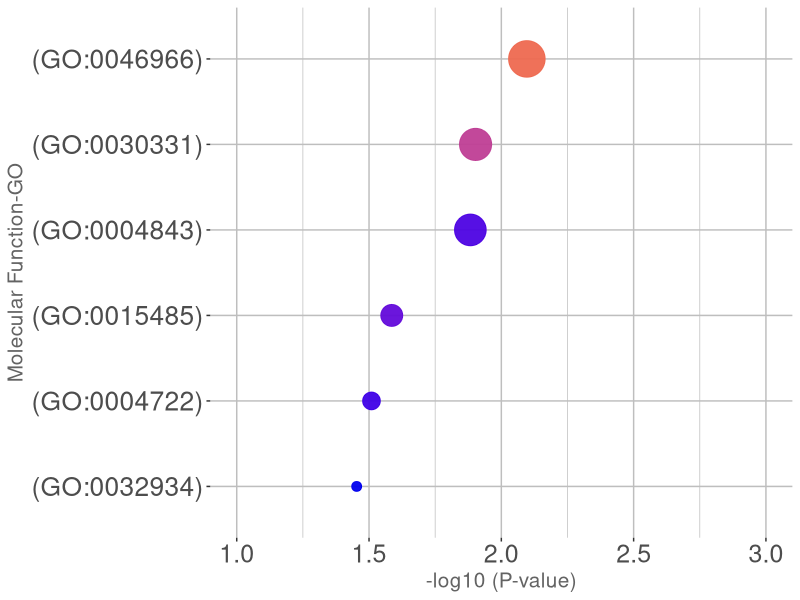

R code for this plot: (Note: this script raises an error after producing the figure.)
install.packages("dplyr")
install.packages("ggplot")
install.packages("ggrepel")

library(dplyr)
library(ggplot2)
library(ggrepel)

setwd("C:/Users/LBBM/Desktop/Bubleplot_protein")

####---MF----atv---------------------------------------------------

data <- read.delim2("MF_ATV_PROTEOMA.txt", sep = "\t", header = T, skip = 1)

data <- select(data, -Genes)

data <-data[order(data$P.value , decreasing = T),]
level_order = data$Term

data$P.value=as.numeric(as.character(data$P.value))

#data$Genes=as.numeric(as.character(data$Genes))

data$Combined.Score=as.numeric(as.character(data$Combined.Score))

str(data)

#pdf("Bubleplot_MFGO_ATV.pdf", width=8.5, height=4)

plot <- data %>%
  ggplot(aes(x=-log10(P.value), y=factor(Term, levels=level_order), 
         size=-log10(P.value), 
         color=Combined.Score)) +
  geom_point(alpha=0.95, show.legend = F)+
  scale_size(range = c(3, 12), name="-log10 (Combined.Score)")+
  scale_colour_gradient(low = "blue2", high = "coral2",name="Genes") +
  scale_fill_manual(values = c("#636363"))+
  theme(panel.grid = element_line(colour="gray"),
        axis.title = element_text(size = 15, colour = "#636363"), 
        axis.text.y = element_text(size = 19),
        axis.text.x = element_text(size = 18),
        legend.position="bottom",
        legend.text = element_text(size = 20),
        panel.background = element_blank()) +
        scale_x_continuous(limits = c(1, 3), breaks = seq(1, 3, by = 0.5)) +
  ylab("Molecular Function-GO") +
  xlab("-log10 (P-value)")

plot

dev.off()

?geom_label_repel

gene <- facet_wrap(data$Genes, scales = "free", strip.position = "right")

plot + geom_text_repel(aes(label = data$Genes), size = 6, min.segment.length = 0, 
                       seed = 42, box.padding = 0.5, max.overlaps = Inf,
                       arrow = arrow(length = unit(0.010, "npc")),
                       nudge_x = .15, nudge_y = .5, 
                       color = "black")

####-----MF----ros-----------------------------------------------------

data <- read.delim2("MF_ROS_PROTEOMA.txt", sep = "\t", header = T, skip = 1)

data <- select(data, -Genes)

data <-data[order(data$P.value , decreasing = T),]
level_order = data$Term

data$P.value=as.numeric(as.character(data$P.value))

#data$Genes=as.numeric(as.character(data$Genes))

data$Combined.Score=as.numeric(as.character(data$Combined.Score))

str(data)

plot <- data %>%
  ggplot(aes(x=-log10(P.value), y=factor(Term, levels=level_order), 
             size=-log10(P.value), 
             color=Combined.Score)) +
  geom_point(alpha=0.95, show.legend = F)+
  scale_size(range = c(3, 12), name="-log10 (Combined.Score)")+
  scale_colour_gradient(low = "blue2", high = "coral2",name="Genes") +
  scale_fill_manual(values = c("#636363"))+
  theme(panel.grid = element_line(colour="gray"),
        axis.title = element_text(size = 15, colour = "#636363"), 
        axis.text.y = element_text(size = 19),
        axis.text.x = element_text(size = 18),
        legend.position="bottom",
        legend.text = element_text(size = 20),
        panel.background = element_blank()) +
  scale_x_continuous(limits = c(1, 5), breaks = seq(1, 5, by = 0.5))+
  ylab("Molecular Function-GO") +
  xlab("-log10 (P-value)")

plot

####-----MF----ros-----------------------------------------------------

data <- read.delim2("MF_ROS_PROTEOMA.txt", sep = "\t", header = T, skip = 1)
data <-data[order(data$P.value , decreasing = T),]
level_order = data$Term

data$P.value=as.numeric(as.character(data$P.value))

#data$Genes=as.numeric(as.character(data$Genes))

data$Combined.Score=as.numeric(as.character(data$Combined.Score))

str(data)

plot <- data %>%
  ggplot(aes(x=-log10(P.value), y=factor(Term, levels=level_order), 
             size=-log10(P.value), 
             color=Combined.Score)) +
  geom_point(alpha=0.95, show.legend = F)+
  scale_size(range = c(3, 12), name="-log10 (Combined.Score)")+
  scale_colour_gradient(low = "blue2", high = "coral2",name="Genes") +
  scale_fill_manual(values = c("#636363"))+
  theme(panel.grid = element_line(colour="gray"),
        axis.title = element_text(size = 15, colour = "#636363"), 
        axis.text.y = element_text(size = 19),
        axis.text.x = element_text(size = 18),
        legend.position="bottom",
        legend.text = element_text(size = 20),
        panel.background = element_blank()) +
  scale_x_continuous(limits = c(1, 5), breaks = seq(1, 5, by = 0.5))+
  ylab("Molecular Function-GO") +
  xlab("-log10 (P-value)")

plot

####----BP----ros--------------------------------------------------

data <- read.delim2("MF_ATV_PROTEOMA.txt", sep = "\t", header = T, skip = 1)
data <-data[order(data$P.value , decreasing = T),]
level_order = data$Term

data$P.value=as.numeric(as.character(data$P.value))

#data$Genes=as.numeric(as.character(data$Genes))

data$Combined.Score=as.numeric(as.character(data$Combined.Score))

str(data)

plot <- data %>%
  ggplot(aes(x=-log10(P.value), y=factor(Term, levels=level_order), 
             size=-log10(P.value), 
             color=Combined.Score)) +
  geom_point(alpha=0.95, show.legend = F)+
  scale_size(range = c(3, 12), name="-log10 (Combined.Score)")+
  scale_colour_gradient(low = "blue2", high = "coral2",name="Genes") +
  scale_fill_manual(values = c("#636363"))+
  theme(panel.grid = element_line(colour="gray"),
        axis.title = element_text(size = 15, colour = "#636363"), 
        axis.text.y = element_text(size = 19),
        axis.text.x = element_text(size = 18),
        legend.position="bottom",
        legend.text = element_text(size = 20),
        panel.background = element_blank()) +
  scale_x_continuous(limits = c(1, 5), breaks = seq(1, 5, by = 0.5))+
  geom_label_repel(aes(label = data$Genes), 
                   color = "black", size = 6, fontface = "bold" ,
                   box.padding = 1, nudge_x = .15, nudge_y = .5, max.overlaps = Inf) +
  ylab("Molecular Function-GO") +
  xlab("-log10 (P-value)")
